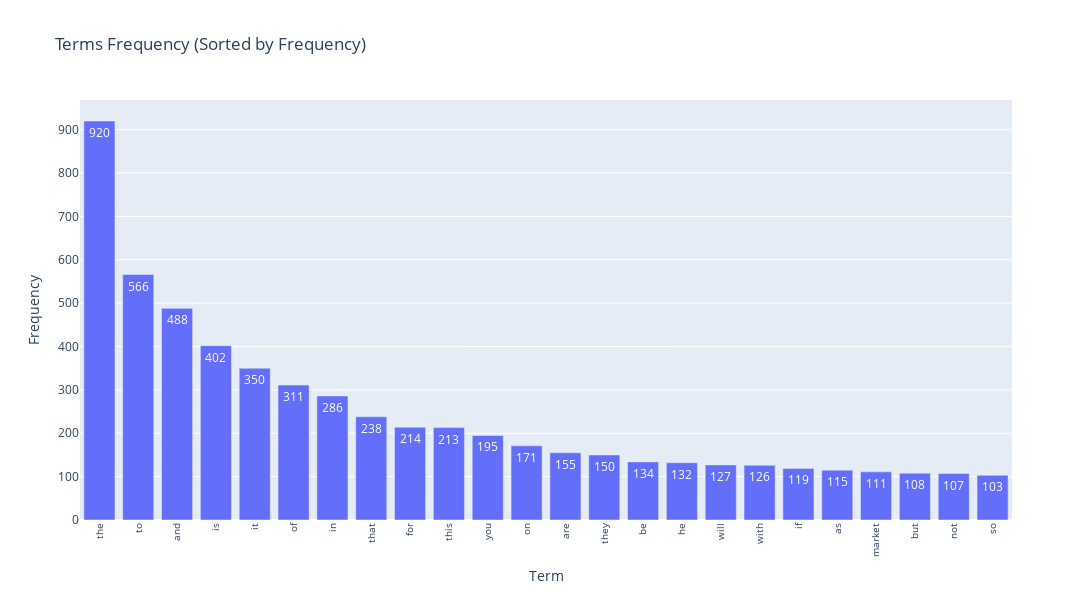

Here is the notebook cell this chart was saved with:
### Code cell
#exercise 14
df = df.sort_values(by="Frequency", ascending=False).reset_index(drop=True)

fig = px.bar(df, x="Term", y="Frequency",
             title="Terms Frequency (Sorted by Frequency)",
             text="Frequency")

# 調整 x 軸標籤
fig.update_layout(
    xaxis_tickangle=-90,
    xaxis_tickfont_size=10,
    yaxis_tickfont_size=12,
    width=1200, height=600
)

fig.show()

### Figure 1 — Plotly figure (JSON) as saved in the notebook; plotly's stock layout.template omitted (floating-point values rounded to 4 significant figures)
{"data": [{"hovertemplate": "Term=%{x}<br>Frequency=%{text}<extra></extra>", "legendgroup": "", "marker": {"color": "#636efa", "pattern": {"shape": ""}}, "name": "", "orientation": "v", "showlegend": false, "text": [920.0, 566.0, 488.0, 402.0, 350.0, 311.0, 286.0, 238.0, 214.0, 213.0, 195.0, 171.0, 155.0, 150.0, 134.0, 132.0, 127.0, 126.0, 119.0, 115.0, 111.0, 108.0, 107.0, 103.0], "textposition": "auto", "type": "bar", "x": ["the", "to", "and", "is", "it", "of", "in", "that", "for", "this", "you", "on", "are", "they", "be", "he", "will", "with", "if", "as", "market", "but", "not", "so"], "xaxis": "x", "y": [920, 566, 488, 402, 350, 311, 286, 238, 214, 213, 195, 171, 155, 150, 134, 132, 127, 126, 119, 115, 111, 108, 107, 103], "yaxis": "y"}], "layout": {"barmode": "relative", "height": 600, "legend": {"tracegroupgap": 0}, "title": {"text": "Terms Frequency (Sorted by Frequency)"}, "width": 1200, "xaxis": {"anchor": "y", "domain": [0, 1], "tickangle": -90, "tickfont": {"size": 10}, "title": {"text": "Term"}}, "yaxis": {"anchor": "x", "domain": [0, 1], "tickfont": {"size": 12}, "title": {"text": "Frequency"}}}}
